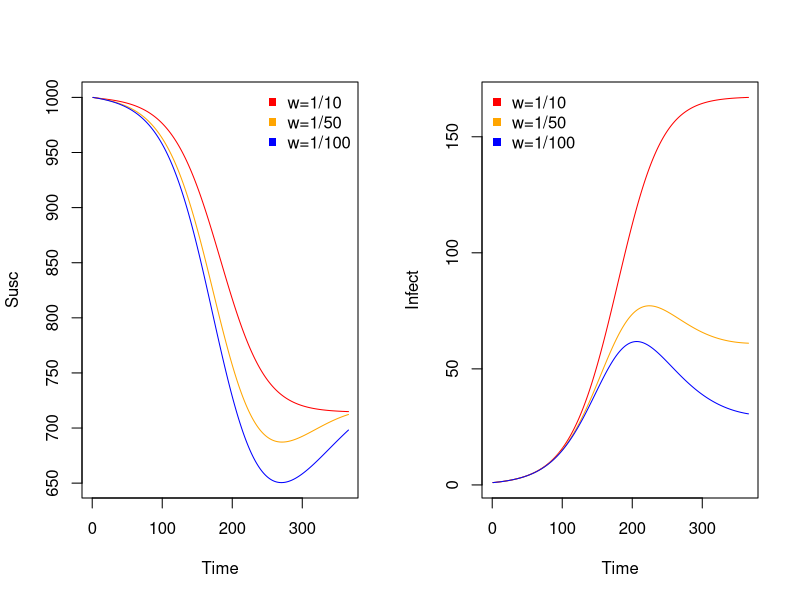
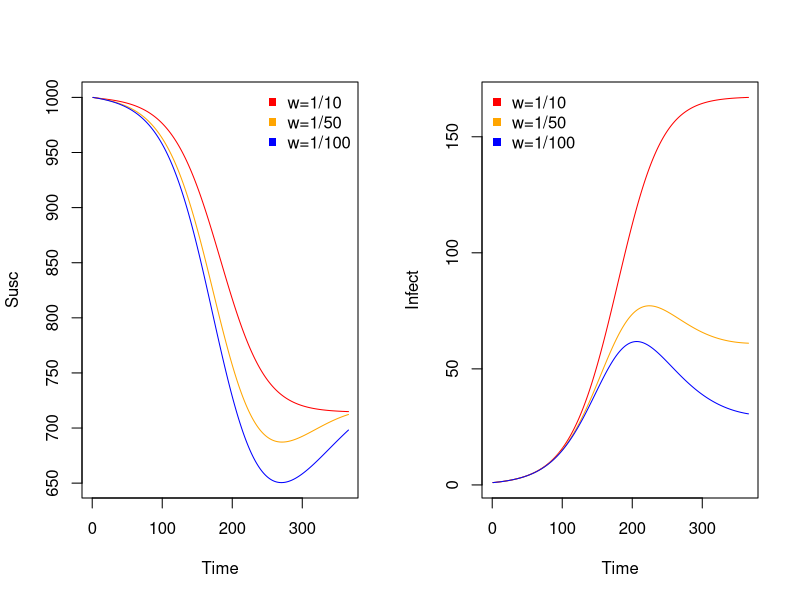
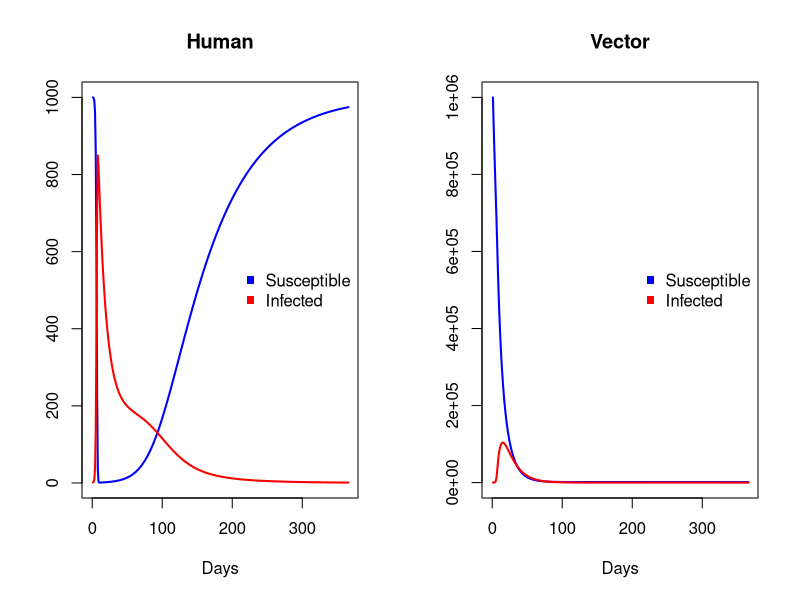
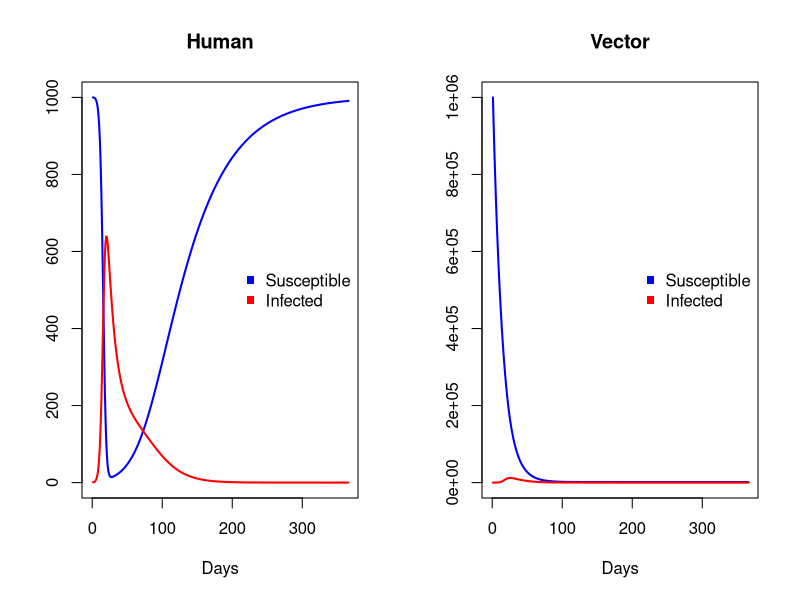

Source code (R) for these figures, in order: (Note: this script raises an error after producing the figures.)
#######################################
## Introduction 
#######################################
## Modeling vector-borne diseases R tutorial
## E2M2 - 2019
## written by: Amy Wesolowski, Ben Rice

## In this tutorial, we will construct a simple vector-borne disease model (humans: SIRS, vector: SI). First, we will make a function that is just an SIRS model:

##############################################################################
## Contents: 
# Line 24: SIRS model
# Line 67: SIRS human model, SI vector model
# Line 133: Exercise: Different recovery rates
# Line 163: Different waning immunity rates
# Line 174: Temperature dependent mortality
##############################################################################
  
## load your libraries first

library(deSolve)


##############################################################################
## SIRS Model
##############################################################################

# Write a function that defines the parameters in our SIRS model

sirs.model<-function(t, y, parms){
  with(c(as.list(y), parms),{
    dSdt <- -betaH*S*I + w*R
    dIdt <- betaH*S*I - gamma*I
    dRdt <- gamma*I - w*R
    list(c(dSdt, dIdt, dRdt))
  })}

## NOTES: This function has an additional parameter, w, which measures waning immunity: 
## i.e. the rate at which recovered individuals loose their immunity and become 
## susceptible again. Note: here we have just constructed just a basic SIRS model 
## -- without a vector component. Next, we will investigate how changes in the waning 
## immunity rate change the size of the outbreak. 

## We will run 3 simulations using the same initial conditions and other parameters 
## and only change w. 

## We will run each simulation for 1 year and compare the results.

## set all of your parameters and run your 3 models
## We decided to start with parameters:
    ## population of size 1000
    ## 1 infected individual
    ## 0 recovered individuals
## We are also going to start with:
    ## betaH (the transmission rate) = 0.0001 infected indvidual per unit time (ie day)
    ## gamma (the rate of recovery) = 1/14 (ie it takes two weeks to recover)
## But we are going to vary w (the rate of loss of immunity) and try 3 different rates:
    ## w = 1/10  (it takes  10 days to lose immunity and become susceptible)
    ## w = 1/50  (it takes  50 days to lose immunity and become susceptible)
    ## w = 1/100 (it takes 100 days to lose immunity and become susceptible)

initial.pops<-c(S = 1000, I = 1, R = 0)
parameters.1<-c(betaH = 0.0001, gamma = 1/14, w = 1/10)
parameters.2<-c(betaH = 0.0001, gamma = 1/14, w = 1/50)
parameters.3<-c(betaH = 0.0001, gamma = 1/14, w = 1/100)

## Now let's run the model for 365 days  (1 year), 1 day at a time
    ## Let's store the results we get fromm the 3 parameter scenarios we defined above 
    ## in a variable "result"

times<-seq(0,365,by=1)
result.1<-data.frame(lsoda(y=initial.pops, times = times, func = sirs.model, parms = parameters.1))
result.2<-data.frame(lsoda(y=initial.pops, times = times, func = sirs.model, parms = parameters.2))
result.3<-data.frame(lsoda(y=initial.pops, times = times, func = sirs.model, parms = parameters.3))

## TO DO: 
#### 1) Now, we can plot these results to see the effect of changing the waning immunity 
####    between the three simulations. What differences do you expect? What would you 
####    expect if w = 1/2?
#### 2) What would you expect if w = 1/200? 

## First, plot your results (the number of susceptible individuals over time):

## Use par(mfrow()) to allow showing 2 plots next to each other
par(mfrow=c(1,2))

## Create a blank plot, that will later contain our results 
plot(NA, NA, 
     xlim = c(range(times)), ylim = range(c(result.1$S, result.2$S, result.3$S)), 
     xlab = 'Time', ylab = 'Susc')

## Add the lines from our results and susceptible individuals and add different colors
#### Note that we are plotting the column result.1$S (where S is our susceptible inds)
lines(result.1$S, col = 'red')
lines(result.2$S, col = 'orange')
lines(result.3$S, col = 'blue')

## Add the legend
legend('topright', 
       legend = c('w=1/10', 'w=1/50', 'w=1/100'), 
       col = c('red', 'orange', 'blue'), 
       pch = 15, bty = 'n')

## Now let's plot the infected individuals over time:
plot(NA, NA, 
     xlim = c(range(times)), ylim = range(c(result.1$I, result.2$I, result.3$I)), 
     xlab = 'Time', ylab = 'Infect')
lines(result.1$I, col = 'red')
lines(result.2$I, col = 'orange')
lines(result.3$I, col = 'blue')
legend('topleft', 
       legend = c('w=1/10', 'w=1/50', 'w=1/100'), 
       col = c('red', 'orange', 'blue'), 
       pch = 15, bty = 'n')


#***************************************************************************************#
## FROM ABOVE:
## **TO DO: 
#### 1) Now, we can plot these results to see the effect of changing the waning immunity 
####    between the three simulations. What differences do you expect? What would you 
####    expect if w = 1/2?
#### 2) What would you expect if w = 1/200? 

## Add results from w = 2 and w = 1/200 to the plots from above:
## Note that this code will need to be adjusted:

initial.pops<-c(S = 1000, I = 1, R = 0)
parameters.1<-c(betaH = 0.0001, gamma = 1/14, w = 1/10)
parameters.2<-c(betaH = 0.0001, gamma = 1/14, w = 1/50)
parameters.3<-c(betaH = 0.0001, gamma = 1/14, w = 1/100)
#* Add parameters.4 and parameters.5 where w = 1/2 and w = 1/200

times<-seq(0,365,by=1)
result.1<-data.frame(lsoda(y=initial.pops, times = times, func = sirs.model, parms = parameters.1))
result.2<-data.frame(lsoda(y=initial.pops, times = times, func = sirs.model, parms = parameters.2))
result.3<-data.frame(lsoda(y=initial.pops, times = times, func = sirs.model, parms = parameters.3))
#* Add result.4, result.5 that use parameters.4, parameters.5

par(mfrow=c(1,2))
plot(NA, NA, 
     xlim = c(range(times)), ylim = range(c(result.1$S, result.2$S, result.3$S)), 
     xlab = 'Time', ylab = 'Susc')
#* add result.4 and result.5 to the plot of Susceptibles

lines(result.1$S, col = 'red')
lines(result.2$S, col = 'orange')
lines(result.3$S, col = 'blue')
#* add result.4 and result.5 
    ## (Hint: remember to choose different colors for result.4 and result.5
    #e.g. of colors in R can be found at http://www.stat.columbia.edu/~tzheng/files/Rcolor.pdf
    #e.g. chocolate4, coral3, blueviolet, deepskyblue, darkgreen, darkorchid, gold

legend('topright', 
       legend = c('w=1/10', 'w=1/50', 'w=1/100'), #*add w = 1/2, w = 1/200
       col = c('red', 'orange', 'blue'), #*add your colors from above
       pch = 15, bty = 'n')

#Now for Infecteds
plot(NA, NA, 
     xlim = c(range(times)), ylim = range(c(result.1$I, result.2$I, result.3$I)), 
     xlab = 'Time', ylab = 'Infect')
#* add result.4 and result.5 to the plot of Infected

lines(result.1$I, col = 'red')
lines(result.2$I, col = 'orange')
lines(result.3$I, col = 'blue')
#* add result.4 and result.5 and the colors you used in the Susceptible plot

legend('topleft', 
       legend = c('w=1/10', 'w=1/50', 'w=1/100'), #*add w = 1/2, w = 1/200
       col = c('red', 'orange', 'blue'), #*add your colors from above
       pch = 15, bty = 'n')

## What do we observe?

# Which w value gives the most infections at the end of the year?
# Which w value gives the least susceptible individuals at the end of the year?







##############################################################################
##############################################################################
##############################################################################
## SIRS human model, SI vector model
##############################################################################
##############################################################################
##############################################################################

## NOTE: Now we will use the same structure as an SIRS model for humans, 
## but also add in an SI model for vectors. 

## NOTE: now transmission for humans will depend on mosquitoes and visa versa!

vector.trans.model<-function(t, y, parms){
  with(c(as.list(y), parms),{
    dSHdt <- -betaH*SH*IV + w*RH
    dIHdt <- betaH*SH*IV - gamma*IH
    dRHdt <- gamma*IH - w*RH
    
    dSVdt <- mu - betaV*SV*IH - sigma*SV
    dIVdt <- betaV*SV*IH - sigma*IV
    list(c(dSHdt, dIHdt, dRHdt, dSVdt, dIVdt))
  })
}

## NOTES: This function has a number of additional parameters including: 
    ## transmission for humans (betaH)
    ## waning immunity (w)
    ## recovery rate humans (gamma)
    ## vector birth rate (mu)
    ## transmission for vectors (betaV)
    ## a death rate for vectors (sigma)

## Here, we are assuming that vectors do not recover! 
## They can only be in either the susceptible or infected class. 

## Now, we can run a simulation first assuming that the transmission between 
## humans and vectors and between vectors and humans is equal. 

## set your parameters and run your model:
## (refer to the vector-borne lecture slides if needed):
initial.human.vector.pops <- c(
  SH = 1000,    #Susceptible humans
  IH = 1,       #Infected humans
  RH = 0,       #Recovered humans
  SV = 1e6,     #Susceptible vectors
  IV = 0)       #Infected vectors
same.trans.vector.parameters <- c(
  betaH = 0.00005, #Transmission rate for humans
  betaV = 0.00005, #Transmission rate for vectors
  gamma = 1/14,    #Rate of recovery
  w = 1/60,        #Rate of loss of immunity (waning immunity)
  mu = 100,        #Birth rate of mosquitoes
  sigma = 1/14)    #Death rate of mosquitoes

result.same.trans<-data.frame(lsoda(
  y=initial.human.vector.pops, 
  times = times, 
  func = vector.trans.model, 
  parms = same.trans.vector.parameters))

## And we can plot the results from both the vector and human populations:

## plot your results
par(mfrow=c(1,2))
plot(NA, NA, xlim = range(times), ylim = range(c(result.same.trans$SH, result.same.trans$IH)), xlab = 'Days', ylab = '', main = 'Human')
legend('right', legend = c('Susceptible', 'Infected'), col = c('blue', 'red'), pch = 15, bty = 'n')
lines(result.same.trans$SH, col = 'blue', lwd = 2)
lines(result.same.trans$IH, col = 'red', lwd = 2)

plot(NA, NA, xlim = range(times), ylim = range(c(result.same.trans$SV, result.same.trans$IV)), xlab = 'Days', ylab = '', main = 'Vector')
legend('right', legend = c('Susceptible', 'Infected'), col = c('blue', 'red'), pch = 15, bty = 'n')
lines(result.same.trans$SV, col = 'blue', lwd = 2)
lines(result.same.trans$IV, col = 'red', lwd = 2)

## Now, we will change the transmission variables and assume that the transmission rate 
## between humans and vectors (betaV) is less than between vectors and humans (betaH)

## set the different transmission parameters (where betaV does not equal betaH) 
## and run your model:
diff.trans.vector.parameters <- c(
  betaH = 0.00005, #Note that betaH (transmission for humans)  = 0.00005, was 0.0005 before
  betaV = 0.00001, #Note that betaV (transmission for vectors) = 0.00001, was 0.0005 before
  gamma = 1/14, 
  w = 1/60, 
  mu = 100, 
  sigma = 1/14)

result.diff.trans<-data.frame(lsoda(
  y=initial.human.vector.pops, 
  times = times, 
  func = vector.trans.model, 
  parms = diff.trans.vector.parameters))

## plot your results
par(mfrow=c(1,2))
plot(NA, NA, xlim = range(times), ylim = range(c(result.diff.trans$SH, result.diff.trans$IH)), xlab = 'Days', ylab = '', main = 'Human')
legend('right', legend = c('Susceptible', 'Infected'), col = c('blue', 'red'), pch = 15, bty = 'n')
lines(result.diff.trans$SH, col = 'blue', lwd = 2)
lines(result.diff.trans$IH, col = 'red', lwd = 2)

plot(NA, NA, xlim = range(times), ylim = range(c(result.diff.trans$SV, result.diff.trans$IV)), xlab = 'Days', ylab = '', main = 'Vector')
legend('right', legend = c('Susceptible', 'Infected'), col = c('blue', 'red'), pch = 15, bty = 'n')
lines(result.diff.trans$SV, col = 'blue', lwd = 2)
lines(result.diff.trans$IV, col = 'red', lwd = 2)

## TO DO: 
#### 1) How are these results different? What was the effect of making betaV smaller? 

#### 2) [write your own code:] Change betaH = 0.001, betaV = 0.0001 Plot these results

#### 3) Why does the number of susceptible individuals increase over time 
####    if there are no births in the model? 




##############################################################################
## Exercise: Different recovery rates
##############################################################################

## TO DO (see code below):
#### 1) [modify code]: Now re-run the model where transmission values are the same 
####                   (betaH = betaV) assuming that humans recover every 30 days.
####                   (Hint: w = 1/30)

#### 2) [modify code]: Now re-run the model where transmission values are different 
####                   (betaH > betaV) assuming that humans recover every 30 days. 

#### 3) How are these results different? the same? 

## set the different transmission parameters and run your model 
rec.30.same.trans.vector.parameters <- c() ## need to write your parameters out too

#run the model:
rec.30.result.same.trans<-data.frame(lsoda(y=initial.human.vector.pops, times = times, func = vector.trans.model, parms = rec.30.same.trans.vector.parameters))

## set the different transmission parameters and run your model 
rec.30.diff.trans.vector.parameters <- c() ## need to write your parameters out

#run the model:
rec.30.result.diff.trans<-data.frame(lsoda(y=initial.human.vector.pops, times = times, func = vector.trans.model, parms = rec.30.diff.trans.vector.parameters))

## plot your results
par(mfrow=c(1,2))
plot(NA, NA, xlim = range(times), ylim = range(c(rec.30.result.diff.trans$SH, rec.30.result.diff.trans$IH)), xlab = 'Days', ylab = '', main = 'Human')
legend('right', legend = c('Susceptible', 'Infected'), col = c('blue', 'red'), pch = 15, bty = 'n')
lines(rec.30.result.diff.trans$SH, col = 'blue', lwd = 2)
lines(rec.30.result.diff.trans$IH, col = 'red', lwd = 2)

plot(NA, NA, xlim = range(times), ylim = range(c(rec.30.result.diff.trans$SV, rec.30.result.diff.trans$IV)), xlab = 'Days', ylab = '', main = 'Vector')
legend('right', legend = c('Susceptible', 'Infected'), col = c('blue', 'red'), pch = 15, bty = 'n')
lines(rec.30.result.diff.trans$SV, col = 'blue', lwd = 2)
lines(rec.30.result.diff.trans$IV, col = 'red', lwd = 2)

##############################################################################
## Optional extra exercise: Different waning immunity rates
## (Don't do during the tutorial depending on time)
##############################################################################

## TO DO 
#### 1) [write your own code]:  Now re-run both the model where transmission values are the same (betaH = betaV) and assuming that immunity wanes after 10 days
#### 2) [write your own code]:  Now re-run both the model where transmission values are the same (betaH = betaV) and assuming that immunity wanes after 100 days
#### 3) [write your own code]:  Now re-run both the model where transmission values are the different (betaH > betaV) and assuming that immunity wanes after 10 days
#### 4) [write your own code]:  Now re-run both the model where transmission values are the different (betaH > betaV) and assuming that immunity wanes after 100 days

##############################################################################
## Temperature dependent mortality  
##############################################################################

### NOTE: The relationship between mortality and temperature is NOT based on published 
###       literature. Here, we just made a function to illustrate how you could 
###       incorporate a temperature dependent mortality rate -- but you should base 
###       your equation on experimental evidence (ideally)

## We will first generate some synthetic temperature data
test.times<-seq(0,135, length = 367)
temp.variables<-20+5*cos(test.times*0.05)
max.temp = max(temp.variables, na.rm=T)
min.temp = min(temp.variables, na.rm=T)
sigma.values<-seq(1/2,1/45,length = (max.temp - min.temp)+2)

## This is our fake temperature dependent mortality rate
sigma_func<-function(t){
  temp = temp.variables[t+1]
  return(sigma.values[ceiling(max.temp - temp)+1])}

### Let's see what synthetic temperature and mosquito mortality data we have generated
par(mfrow=c(1,2))
plot(temp.variables, xlab = 'Day', ylab = 'Temperature')
plot(sigma_func(seq(0,365*1, by = 1)), xlab = 'Day', ylab = 'Mortality Rate', main = 'Vector')

### Now we can change the original SIR, SI human-vector model to include a temperature 
### dependent mortality rate (sigma_func):

### Define the new model:
vector.trans.w.sigma<-function(t, y, parms){
  with(c(as.list(y), parms),{
    sigma = sigma_func(ceiling(t)) #changing sigma from a fixed value to a function of time
    
    dSHdt <- -betaH*SH*IV + w*RH
    dIHdt <- betaH*SH*IV - gamma*IH
    dRHdt <- gamma*IH - w*RH
    
    dSVdt <- mu - betaV*SV*IH - sigma*SV
    dIVdt <- betaV*SV*IH - sigma*IV
    list(c(dSHdt, dIHdt, dRHdt, dSVdt, dIVdt))
  })
}

# Set the initial populations and vector parameters:
initial.pops <- c(
  SH = 1000, 
  IH = 1, 
  RH = 0, 
  SV = 1e6, 
  IV = 100)
vector.parms.w.temp <- c(
  betaH = 0.00005, 
  betaV = 0.00005, 
  gamma = 1/14, 
  w = 1/60, 
  mu = 100000)

# Run the new model that includes temperature dependent vector mortality:
times<-seq(0,365*1, by = 1)
result.w.temp<-data.frame(lsoda(y = initial.pops, times = times, func = vector.trans.w.sigma, parms = vector.parms.w.temp))

# For comparison: Re-run the old model without temperature dependent vector mortality
vector.parms <- c(betaH = 0.00005, betaV = 0.00005, gamma = 1/14, w = 1/60, mu = 100000, sigma = mean(sigma_func(temp.variables)))
result<-data.frame(lsoda(y = initial.pops, times = times, func = vector.trans.model, parms = vector.parms))

# Let's look:
par(mfrow=c(2,2))
plot(NA, NA, xlim = range(times), ylim = range(c(result.w.temp$SH, result.w.temp$IH)), xlab = 'Days', ylab = '', main = 'Human.misy.temp.dep')
legend('right', legend = c('Susceptible', 'Infected'), col = c('blue', 'red'), pch = 15, bty = 'n')
lines(result.w.temp$SH, col = 'blue', lwd = 2)
lines(result.w.temp$IH, col = 'red', lwd = 2)

plot(NA, NA, xlim = range(times), ylim = range(c(result.w.temp$SV, result.w.temp$IV)), xlab = 'Days', ylab = '', main = 'Vector.misy.temp.dep')
lines(result.w.temp$SV, col = 'blue', lwd = 2)
lines(result.w.temp$IV, col = 'red', lwd = 2)

plot(NA, NA, xlim = range(times), ylim = range(c(result$SH, result$IH)), xlab = 'Days', ylab = '', main = 'Human.tsisy.temp.dep')
lines(result$SH, col = 'blue', lwd = 2)
lines(result$IH, col = 'red', lwd = 2)
plot(NA, NA, xlim = range(times), ylim = range(c(result$SV, result$IV)), xlab = 'Days', ylab = '', main = 'Vector.tsisy.temp.dep')
lines(result$SV, col = 'blue', lwd = 2)
lines(result$IV, col = 'red', lwd = 2)

## What do we see?
## Why is the effect on the human population less than on the vector population?
#### What are the starting populations of humans and mosquitoes? Compare mu and S!
#### When does the mosquito population increase
